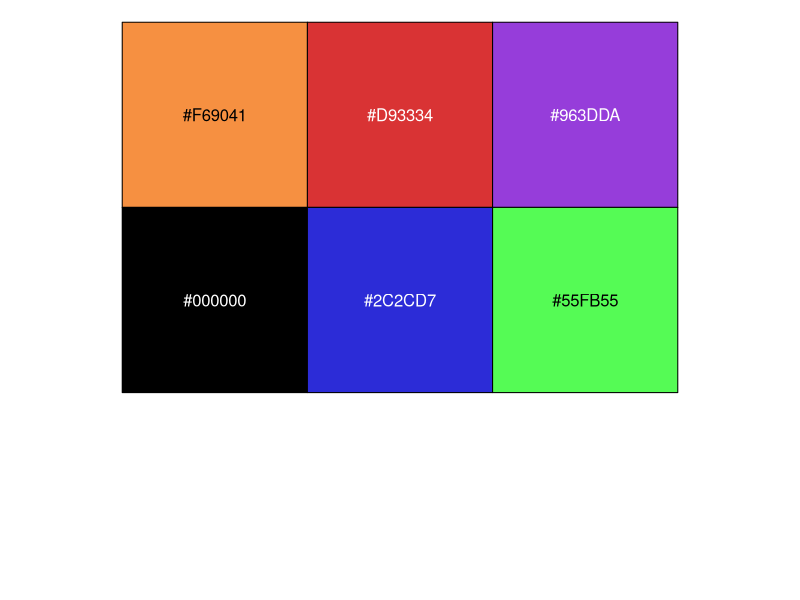
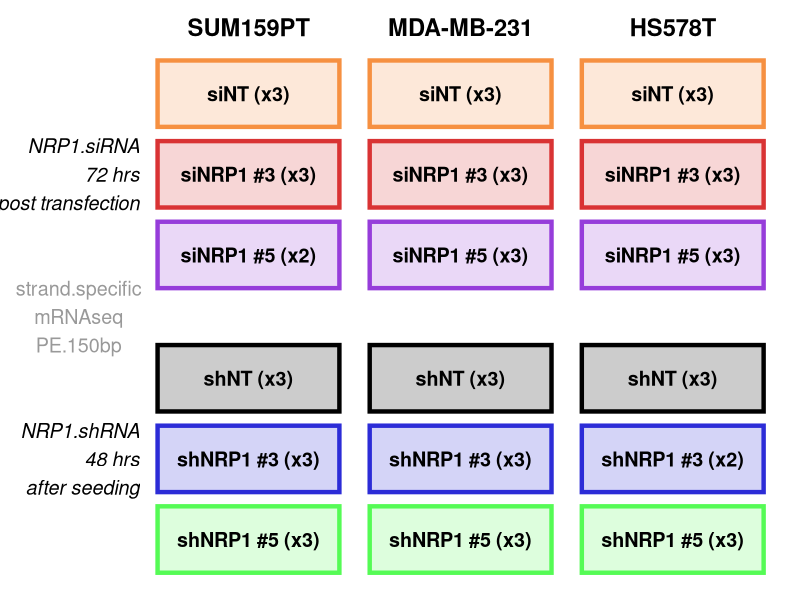
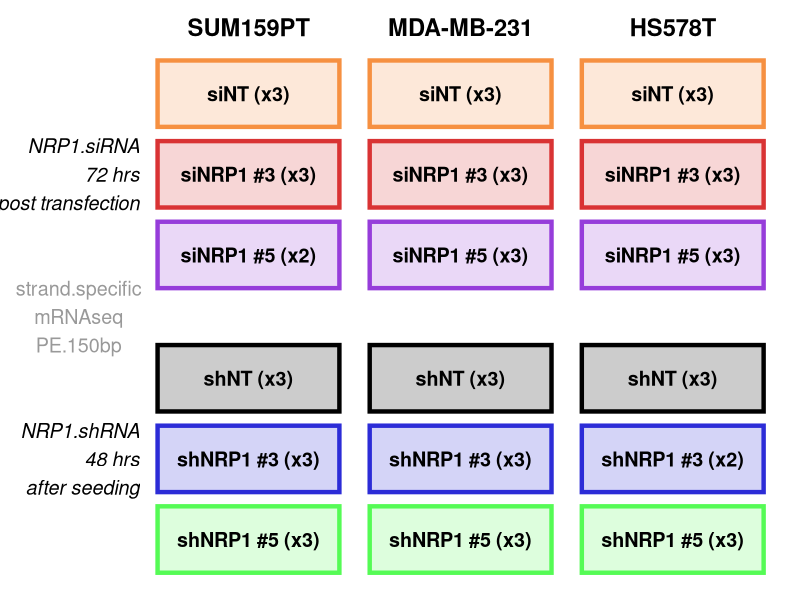

Recreate these plots in R, in order.
## ---- chunk 1

library(ggplot2)
library(dplyr)
#
level.order.treat<-c("siNT","siNRP1.3","siNRP1.5","shNT","shNRP1.3","shNRP1.5") 
group.colors.treat<-colorspace::desaturate(c("darkorange","#E41A1C","purple","black","#0000FF","green"),amount=0.15) #muted colors
scales::show_col(group.colors.treat)

## ---- chunk 2

## Create data frame for rectangles
n_rows <- 6
n_cols <- 3
total_rects <- n_rows * n_cols
#
## Base size of rectangles
rect_width <- 3
rect_height <- 0.7
#
## labels
rect_labels<-rep(c('shNRP1 #5 (x3)','shNRP1 #3 (x3)','shNT (x3)','siNRP1 #5 (x3)','siNRP1 #3 (x3)','siNT (x3)'), times=3)
#
## Define blocks for labeling on left side (blocks of 3 rows)
df <- expand.grid(row = 1:n_rows, col = 1:n_cols) %>%
  arrange(col, row) %>%
  mutate(
    x = (col - 1) * (rect_width + 0.5), #horizontal spacing
    y = ifelse(row <= 3, row - 1, row - 1 + 0.5), 
    xmin = x,
    xmax = x + rect_width,
    ymin = rep(c(0,0.85,1.7, 3,3.85,4.7),3), #instead of y, manual definition worked best 
    ymax = ymin + rect_height,
    label = rect_labels,
    row_color = factor(row)  # Different color by row
  )
df
### 2 outlier samples removed: HS578T.shNRP1.3.3 and SUM159.siNRP1.5.1
df[14,'label']<-'shNRP1 #3 (x2)'
df[4,'label']<-'siNRP1 #5 (x2)'  
df
#
## Define left side block labels for every 3 rows
block_labels <- data.frame(
  block = c("NRP1.shRNA\n48 hrs\nafter seeding", "NRP1.siRNA\n72 hrs\npost transfection"),
  x = -0.3,             # Placed left outside rectangles
  y = c(1.2,4.2) #manual works better
)
block_labels
#
## Column headers
headers <- data.frame(
  col = 1:n_cols,
  x = (0:(n_cols - 1)) * (rect_width + 0.5) + rect_width / 2,
  #y = max(df$y) + rect_height * 1.5,
  y = max(df$ymax) + 0.35,
  header = c("SUM159PT", "MDA-MB-231", "HS578T")
)
#
## Define a color palette for rows
row_colors <- rev(group.colors.treat)
#
## combine plot
plot<-ggplot() +
  geom_rect(data = df, aes(xmin = xmin, xmax = xmax, ymin = ymin, ymax = ymax, color = row_color, fill = row_color), linewidth=1.5) +
  geom_text(data = df, aes(x = xmin + rect_width/2, y = ymin + rect_height/2, label = label), size = 5, fontface = "bold") +
  geom_text(data = headers, aes(x = x, y = y, label = header), size = 6, fontface = "bold") +
  geom_text(data = block_labels, aes(x = x, y = y, label = block), size = 5, hjust = 1, fontface = "italic") +
  annotate(geom='text', x=-1.3, y=2.7, label='strand.specific\nmRNAseq\nPE.150bp', size = 5, hjust = 0.5, color='grey60')+
  scale_color_manual(values = row_colors) +
  scale_fill_manual(values = alpha(row_colors,0.2)) +
  theme_void() +
  theme(legend.position='none')+
  expand_limits(x = -2, y = max(headers$y))
plot

## ---- chunk 3

### A4 page in inches: 8.3 x 11.7 inches --> width=15,height=21.14
dev.new(width=10, height=5, noRStudioGD = T, rescale='fixed')
#
plot
#
cowplot::save_plot("Figure1.pdf", plot = plot, base_width = 10, base_height = 5)

## ---- chunk 4

sessionInfo() #record the R and package versions used
#############################
#RStudio.Version()
# RStudio 2024.12.1+563 "Kousa Dogwood" Release (27771613951643d8987af2b2fb0c752081a3a853, 2025-02-02) for windows
# Mozilla/5.0 (Windows NT 10.0; Win64; x64) AppleWebKit/537.36 (KHTML, like Gecko) RStudio/2024.12.1+563 Chrome/126.0.6478.234 Electron/31.7.7 Safari/537.36, Quarto 1.5.57
##############################
# R version 4.4.3 (2025-02-28 ucrt)
# Platform: x86_64-w64-mingw32/x64
# Running under: Windows 11 x64 (build 22631)
# 
# Matrix products: default
# 
# 
# locale:
# [1] LC_COLLATE=English_Australia.utf8  LC_CTYPE=English_Australia.utf8   
# [3] LC_MONETARY=English_Australia.utf8 LC_NUMERIC=C                      
# [5] LC_TIME=English_Australia.utf8    
# 
# time zone: Australia/Brisbane
# tzcode source: internal
# 
# attached base packages:
# [1] stats     graphics  grDevices utils     datasets  methods   base     
# 
# other attached packages:
# [1] dplyr_1.1.4   ggplot2_4.0.0
# 
# loaded via a namespace (and not attached):
#  [1] vctrs_0.6.5        cli_3.6.5          knitr_1.50         rlang_1.1.6        xfun_0.53         
#  [6] generics_0.1.4     S7_0.2.0           glue_1.8.0         colorspace_2.1-1   htmltools_0.5.8.1 
# [11] rsconnect_1.5.1    scales_1.4.0       rmarkdown_2.29     grid_4.4.3         evaluate_1.0.5    
# [16] tibble_3.3.0       fastmap_1.2.0      yaml_2.3.10        lifecycle_1.0.4    compiler_4.4.3    
# [21] RColorBrewer_1.1-3 pkgconfig_2.0.3    rstudioapi_0.17.1  farver_2.1.2       digest_0.6.37     
# [26] R6_2.6.1           tidyselect_1.2.1   pillar_1.11.0      magrittr_2.0.4     withr_3.0.2       
# [31] tools_4.4.3        gtable_0.3.6   
##############################

